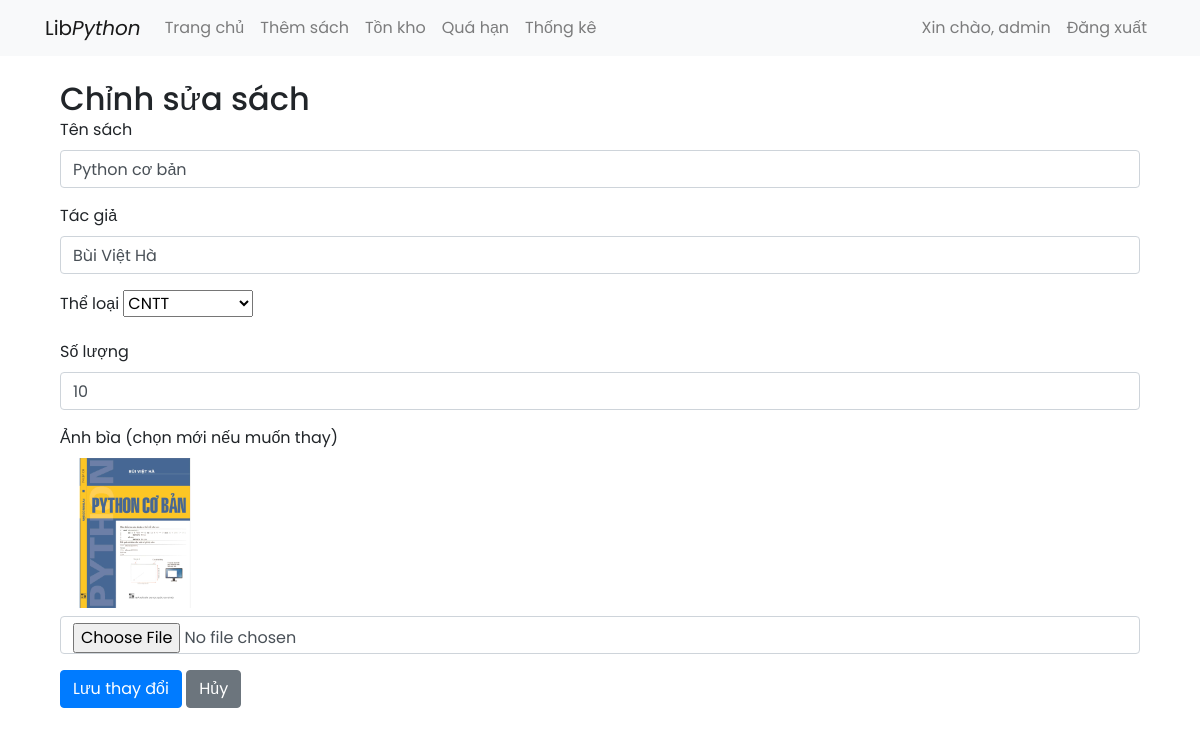
/book/edit/1/ (signed in), run on the app's committed database.
### library_app/models.py (models this page shows, shortened)
class Book(models.Model):
    title = models.CharField(max_length=200)
    author = models.CharField(max_length=100)
    category = models.ForeignKey(Category, on_delete=models.SET_NULL, null=True)
    quantity = models.PositiveIntegerField(default=0)
    available = models.PositiveIntegerField(default=0)  # số sách còn
    image = models.ImageField(upload_to="book_images/", null=True, blank=True)

class Category(models.Model):
    name = models.CharField(max_length=100, unique=True)

### library_app/views.py (the view)
# urls.py: path('book/edit/<int:book_id>/', views.edit_book, name='edit_book'),
@login_required
@user_passes_test(is_staff_user)
def edit_book(request, book_id):
    book = get_object_or_404(Book, id=book_id)
    if request.method == "POST":
        book.title = request.POST.get("title", book.title)
        book.author = request.POST.get("author", book.author)
        category_id = request.POST.get("category")
        book.category = get_object_or_404(Category, id=category_id) if category_id else None
        new_quantity = int(request.POST.get("quantity", book.quantity))
        quantity_change = new_quantity - book.quantity
        book.quantity = new_quantity
        book.available += quantity_change
        if book.available < 0:
            book.available = 0
        if book.available > book.quantity:
            book.available = book.quantity
        if "image" in request.FILES:
            if book.image:
                book.image.delete(save=False)
            book.image = request.FILES["image"]
        book.save()
        return redirect("library:home")
    else:
        categories = Category.objects.all()
        return render(request, "edit_book.html", {
            "book": book,
            "categories": categories
        })

### library_app/views.py (called while the page is built)
def is_staff_user(user):
    return user.is_staff

### library_app/templates/edit_book.html (shortened to what this page needs)
{% extends "base.html" %}
{% block content %}
<div class="container mt-4">
  <h2>Chỉnh sửa sách</h2>
  <form method="POST" enctype="multipart/form-data">
    <div class="mb-3">
      <label for="title" class="form-label">Tên sách</label>
      <input type="text" class="form-control" id="title" name="title" value="{{ book.title }}">
    </div>
    <div class="mb-3">
      <label for="author" class="form-label">Tác giả</label>
      <input type="text" class="form-control" id="author" name="author" value="{{ book.author }}">
    </div>
    <div class="mb-3">
      <label for="category" class="form-label">Thể loại</label>
      <select class="form-select" id="category" name="category">
        {% for cat in categories %}
          <option value="{{ cat.id }}" {% if book.category and book.category.id == cat.id %}selected{% endif %}>
            {{ cat.name }}
          </option>
        {% endfor %}
      </select>
    </div>
    <div class="mb-3">
      <label for="quantity" class="form-label">Số lượng</label>
      <input type="number" class="form-control" id="quantity" name="quantity" value="{{ book.quantity }}" min="0">
    </div>
    <div class="mb-3">
      <label for="image" class="form-label">Ảnh bìa (chọn mới nếu muốn thay)</label>
      {% if book.image %}
        <div class="mb-2">
          <img src="{{ book.image.url }}" alt="Ảnh bìa" width="150">
        </div>
      {% endif %}
      <input type="file" class="form-control" id="image" name="image">
    </div>
    <button type="submit" class="btn btn-primary">Lưu thay đổi</button>
    <a href="{% url 'library:home' %}" class="btn btn-secondary">Hủy</a>
  </form>
</div>
{% endblock %}

### library_app/templates/base.html (shortened to what this page needs)
<!DOCTYPE html>
<html lang="vi">
<head>
    {% load static %}
    <link rel="stylesheet" href="{% static 'css/bootstrap.min.css' %}">
    <link rel="stylesheet" href="{% static 'css/tooplate-artxibition.css' %}">
</head>
<body>
    <header>
        <nav class="navbar navbar-expand-lg navbar-light bg-light">
            <div class="container">
                <a class="navbar-brand" href="{% url 'library:home' %}">Lib<em>Python</em></a>
                <div class="collapse navbar-collapse" id="mainNav">
                    <ul class="navbar-nav mr-auto">
                        <li class="nav-item"><a class="nav-link" href="{% url 'library:home' %}">Trang chủ</a></li>
                        {% if user.is_staff %}
                            <li class="nav-item"><a class="nav-link" href="{% url 'library:add_book' %}">Thêm sách</a></li>
                            <li class="nav-item"><a class="nav-link" href="{% url 'library:check_inventory' %}">Tồn kho</a></li>
                            <li class="nav-item"><a class="nav-link" href="{% url 'library:check_overdue' %}">Quá hạn</a></li>
                            <li class="nav-item"><a class="nav-link" href="{% url 'library:statistics' %}">Thống kê</a></li>
                        {% endif %}
                    </ul>
                    <ul class="navbar-nav">
                        {% if user.is_authenticated %}
                            <li class="nav-item">
                                <a class="nav-link" href="{% url 'library:profile' %}">Xin chào, {{ user.username }}</a>
                            </li>
                            <li class="nav-item">
                                <a class="nav-link" href="{% url 'library:logout' %}">Đăng xuất</a>
                            </li>
                        {% else %}
                            <li class="nav-item"><a class="nav-link" href="{% url 'library:login' %}">Đăng nhập</a></li>
                            <li class="nav-item"><a class="nav-link" href="{% url 'library:register' %}">Đăng ký</a></li>
                        {% endif %}
                    </ul>
                </div>
            </div>
        </nav>
    </header>
    <main class="container">
        {% block content %}{% endblock %}
    </main>
</body>
</html>

### library_app/static/css/tooplate-artxibition.css (style rules this page uses)
html, body, div, span, applet, object, iframe, h1, h2, h3, h4, h5, h6, p, blockquote, div pre, a, abbr, acronym, address, big, cite, code, del, dfn, em, font, img, ins, kbd, q, s, samp, small, strike, strong, sub, sup, tt, var, b, u, i, center, dl, dt, dd, ol, ul, li, figure, header, nav, section, article, aside, footer, figcaption { margin: 0; padding: 0; border: 0; outline: 0; }
ul, li { padding: 0; margin: 0; list-style: none; }
header, nav, section, article, aside, footer, hgroup { display: block; }
* { box-sizing: border-box; }
html, body { font-family: 'Poppins', sans-serif; font-weight: 400; background-color: #fff; font-size: 16px; -ms-text-size-adjust: 100%; -webkit-font-smoothing: antialiased; -moz-osx-font-smoothing: grayscale; }
a { text-decoration: none !important; }
h1, h2, h3, h4, h5, h6 { margin-top: 0px; margin-bottom: 0px; }
ul { margin-bottom: 0px; }
html, body { background: #fff; font-family: 'Poppins', sans-serif; }

### data on the page
Book: title "Python cơ bản", author "Bùi Việt Hà", category "CNTT", quantity "10", image (picture)

### other printed values
{{ user.username }} "admin"
